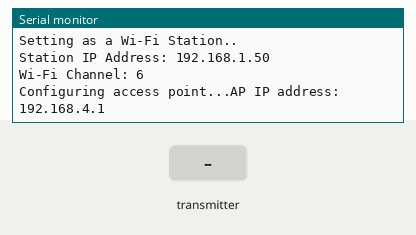
Bench run of a sketch on a simulated ESP32. On the bench: the last lines printed to the serial monitor. The inputs (shaded band) are chosen by the test bench. WiFi joins after 1.5 s; servers stay silent unless stated.

Above: at 3.2 s.
3.3 s: the transmitter starts sending id = 0
At 3.62 s:
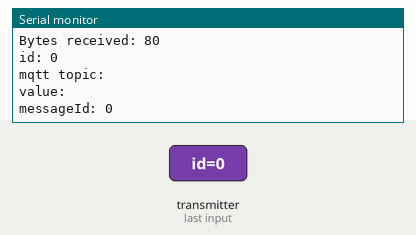
4.8 s: the transmitter starts sending a = 0
6.3 s: the transmitter starts sending b = 0
7.8 s: the transmitter starts sending messageId = 1
At 8.12 s:
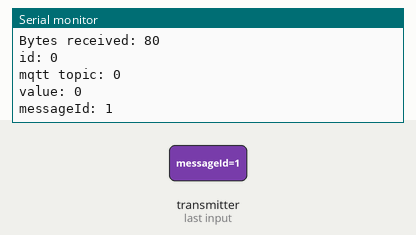

Measured:
- after the input at 3.3 s, the serial monitor: prints a new line at once (image 1)
- after the input at 7.8 s, the serial monitor: prints a new line at once (image 2)

The sketch:

espnow-esp32-receiver.ino
```cpp
/*
  Some part of code taken from
  https://randomnerdtutorials.com/esp-now-esp32-arduino-ide/
  Board Tested: wemos Lolin32
*/

#include <esp_now.h>
#include <WiFi.h>
#include "ESPAsyncWebServer.h"


// Replace with your WiFi network credentials (STATION)
const char* ssid = "YOUR_WiFi_SSID";
const char* password = "YOUR_WiFi_PASSWORD";

//// Replace with your network credentials (AP)
const char* ssidAP     = "ESPnowAP";
const char* passwordAP = "123456789";

// Structure example to receive data
// Must match the sender structure
typedef struct struct_message {
  int id;
  char a[50]; //mqtt topic
  char b[20]; // value of mqtt topic
  unsigned int messageId;
} struct_message;

// Create a struct_message called myData
struct_message myData;

// callback function that will be executed when data is received
void OnDataRecv(const uint8_t * mac_addr, const uint8_t *incomingData, int len) {

    // Copies the sender mac address to a string
  char macStr[18];
  Serial.print("Packet received from: ");
  snprintf(macStr, sizeof(macStr), "%02x:%02x:%02x:%02x:%02x:%02x",
           mac_addr[0], mac_addr[1], mac_addr[2], mac_addr[3], mac_addr[4], mac_addr[5]);
  Serial.println(macStr);

  memcpy(&myData, incomingData, sizeof(myData));
  Serial.print("Bytes received: ");
  Serial.println(len);
  Serial.print("id: ");
  Serial.println(myData.id);
  Serial.print("mqtt topic: ");
  Serial.println(myData.a);
  Serial.print("value: ");
  Serial.println(myData.b);
  Serial.print("messageId: ");
  Serial.println(myData.messageId);
  Serial.println();
}

void setup() {
  // Initialize Serial Monitor
  Serial.begin(115200);

    //Print MAC address
  Serial.print("ESP Board MAC Address:  ");
  Serial.println(WiFi.macAddress());

  // Set device as a Wi-Fi Station
  //WiFi.mode(WIFI_STA);


  // Set the device as a Station and Soft Access Point simultaneously
  WiFi.mode(WIFI_AP_STA);

  // Set device as a Wi-Fi Station
  WiFi.begin(ssid, password);
  while (WiFi.status() != WL_CONNECTED) {
    delay(1000);
    Serial.println("Setting as a Wi-Fi Station..");
  }
  Serial.print("Station IP Address: ");
  Serial.println(WiFi.localIP());
  Serial.print("Wi-Fi Channel: ");
  Serial.println(WiFi.channel());

//// Set device as a Wi-Fi AP (espnow nodes will get channel from this AP)
  Serial.print("Configuring access point...");
  WiFi.softAP(ssidAP, passwordAP);
  IPAddress myIP = WiFi.softAPIP();
  Serial.print("AP IP address: ");
  Serial.println(myIP);


  // Init ESP-NOW
  if (esp_now_init() != ESP_OK) {
    Serial.println("Error initializing ESP-NOW");
    return;
  }

  // Once ESPNow is successfully Init, we will register for recv CB to
  // get recv packer info
  esp_now_register_recv_cb(OnDataRecv);
}

void loop() {

}
```
